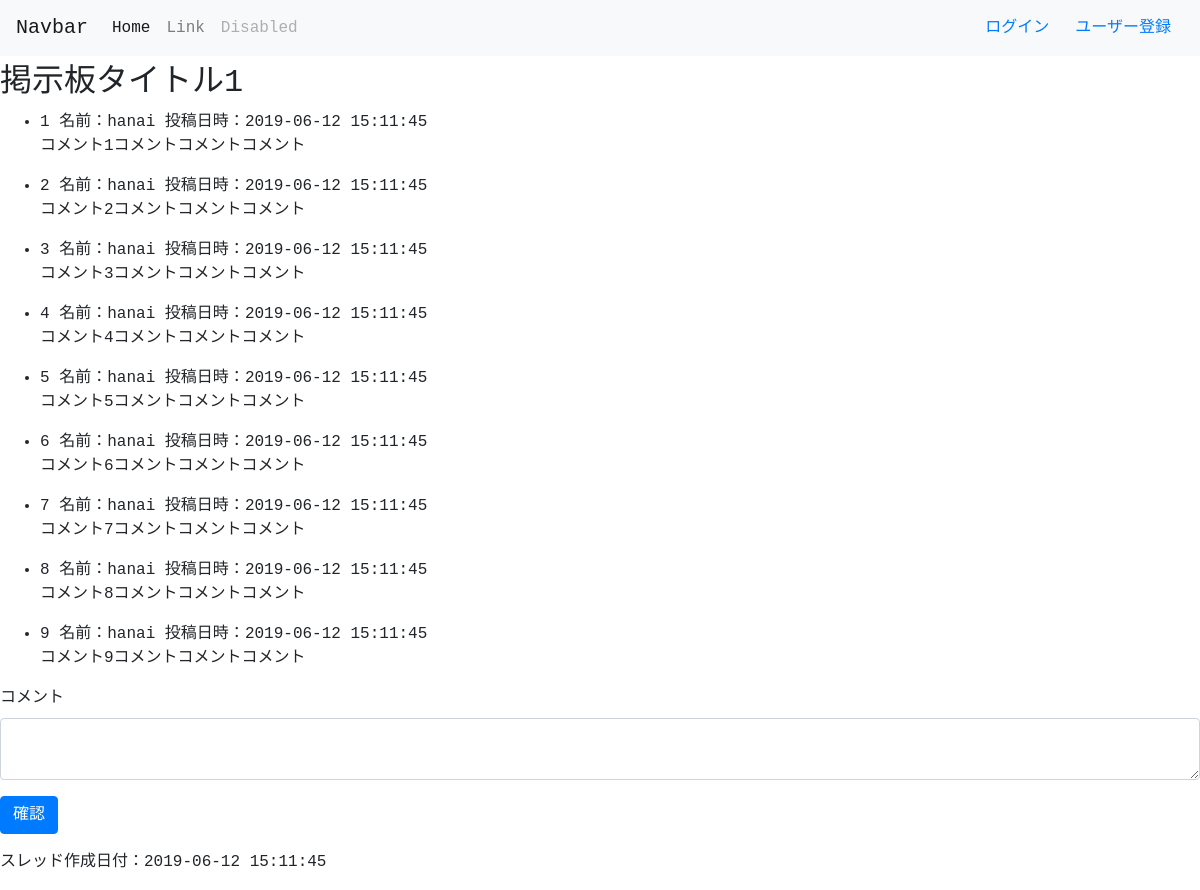
/comment.php?thread_id=1, run on the app's committed database.
### tables this page shows
create table threads (
  id int not null auto_increment primary key,
  user_id int,
  title text,
  delflag tinyint(1) default 0,
  created DATETIME,
  modified DATETIME
);

create table comments (
  id int not null auto_increment primary key,
  thread_id int,
  comment_num int,
  user_id int,
  content text,
  delflag tinyint(1) default 0,
  created DATETIME,
  modified DATETIME
);

create table users (
  id int not null auto_increment primary key,
  username varchar(255),
  email varchar(255),
  password varchar(255),
  delflag tinyint(1) default 0,
  created DATETIME,
  modified DATETIME
);

### config/autoload.php (called while the page is built, shortened)
<?php
spl_autoload_register(function ($class) {
    $prefix = 'Bbs\\';
    if (strpos($class, $prefix) === 0) {
        $className = substr($class, strlen($prefix));
        $classFilePath = '../lib/'.str_replace('\\', '/', $className).'.php';
    }
});

### lib/Model.php (called while the page is built, shortened)
<?php
class Model {
  public function __construct(){
    try {
      $this->db = new \PDO(DSN, DB_USERNAME, DB_PASSWORD);
    } catch (\PDOException $e) {
      echo $e->getMessage();
      exit;
    }
  }
}

### lib/Model/Thread.php (called while the page is built, shortened)
<?php
class Thread extends \Bbs\Model {
  public function getThread($id){
    $stmt = $this->db->prepare("SELECT * FROM threads WHERE id = :id");
    $stmt->bindValue(":id",$id);
    $stmt->execute();
    return $stmt->fetch(\PDO::FETCH_OBJ);
  }
  public function getCommentAll($thread_id){
    $stmt = $this->db->prepare("SELECT comment_num,username,content,comments.created FROM (threads inner join comments on threads.id = comments.thread_id) INNER JOIN  users ON comments.user_id = users.id WHERE threads.id =:thread_id AND comments.delflag = 0 ORDER BY comment_num ASC;");
    $stmt->execute([':thread_id' => $thread_id]);
    return $stmt->fetchAll(\PDO::FETCH_OBJ);
  }
}

### lib/Controller/functions.php (called while the page is built)
<?php
function h($s){
  return htmlspecialchars($s, ENT_QUOTES,'UTF-8');
}

### html/comment.php (the view, shortened to what this page needs)
<?php
require_once(__DIR__ .'/header.php');
$thread_id = $_GET['thread_id'];
$threadApp = new Bbs\Model\Thread();
$thread = $threadApp->getThread($thread_id);
?>
<div class="thread">
  <div class="thread__item">
    <div class="thread__head">
      <h2 class="thread__ttl">
        <?= h($thread->title); ?>
      </h2>
    </div>
    <ul class="thread__body">
    <?php
      $comment = $threadApp->getCommentAll($thread->id);
      foreach($comment as $comment_data):
    ?>
      <li class="comment__item">
        <div class="comment__item__head">
          <span class="comment__item__num"><?= h($comment_data->comment_num); ?></span>
          <span class="comment__item__name">名前：<?= h($comment_data->username); ?></span>
          <span class="comment__item__date">投稿日時：<?= h($comment_data->created); ?></span>
        </div>
        <p class="comment__item__content"><?= h($comment_data->content); ?></p>
    <?php endforeach; ?>
      </li>
    </ul>
    <form action="comment_confirm.php" method="post" class="form-group">
      <div class="form-group">
        <label>コメント</label>
        <textarea type="text" name="content" class="form-control" placeholder=""></textarea>
      </div>
      <div class="form-group">
        <input type="submit" value="確認" class="btn btn-primary">
      </div>
    </form>
    <p class="comment-page thread__date">スレッド作成日付：<?= h($thread->created); ?>
    </p>
  </div>
</div>
<?php
require_once(__DIR__ .'/footer.php');
?>

### html/header.php (shortened to what this page needs)
<!DOCTYPE html>
<html>
<head>
  <link href="https://stackpath.bootstrapcdn.com/bootstrap/4.1.3/css/bootstrap.min.css" rel="stylesheet">
  <link rel="stylesheet" href="https://use.fontawesome.com/releases/v5.8.1/css/all.css">
  <link rel="stylesheet" href="https://cdnjs.cloudflare.com/ajax/libs/meyer-reset/2.0/reset.min.css">
  <link rel="stylesheet" href="./css/styles.css">
</head>
<body>
<header class="sticky-top header">
<nav class="navbar navbar-expand-lg navbar-light bg-light">
  <a class="navbar-brand" href="#">Navbar</a>
  <div class="collapse navbar-collapse" id="navbarTogglerDemo02">
    <ul class="navbar-nav mr-auto mt-2 mt-lg-0">
      <li class="nav-item active">
        <a class="nav-link" href="<?= SITE_URL; ?>/index.php">Home<span class="sr-only">(current)</span></a>
      </li>
      <li class="nav-item">
        <a class="nav-link" href="#">Link</a>
      </li>
      <li class="nav-item">
        <a class="nav-link disabled" href="#">Disabled</a>
      </li>
    </ul>
      <?php if (isset($_SESSION['me'])) {?>
        <form action="logout.php" method="post" id="logout">
            <input type="submit" value="ログアウト">
            <input type="hidden" name="token" value="<?= h($_SESSION['token']); ?>">
        </form>
      <?php } else { ?>
        <li class="btn my-2 my-sm-0"><a href="<?= SITE_URL; ?>/login.php">ログイン</a></li>
        <li class="btn my-2 my-sm-0"><a href="<?= SITE_URL; ?>/signup.php">ユーザー登録</a></li>
      <?php } ?>
  </div>
</nav>
</header>

### html/footer.php (shortened to what this page needs)
</body>
</html>

### html/css/styles.css (style rules this page uses)
:root { --input-padding-x: 1.5rem; --input-padding-y: .75rem; }
body { font-family: 'Courier New', Courier, monospace; }

### data on the page
threads: title "掲示板タイトル1", created "2019-06-12 15:11:45"
comments: comment_num "1", user.username "hanai", created "2019-06-12 15:11:45", content "コメント1コメントコメントコメント"
comments: comment_num "2", user.username "hanai", created "2019-06-12 15:11:45", content "コメント2コメントコメントコメント"
comments: comment_num "3", user.username "hanai", created "2019-06-12 15:11:45", content "コメント3コメントコメントコメント"
comments: comment_num "4", user.username "hanai", created "2019-06-12 15:11:45", content "コメント4コメントコメントコメント"
comments: comment_num "5", user.username "hanai", created "2019-06-12 15:11:45", content "コメント5コメントコメントコメント"
comments: comment_num "6", user.username "hanai", created "2019-06-12 15:11:45", content "コメント6コメントコメントコメント"
comments: comment_num "7", user.username "hanai", created "2019-06-12 15:11:45", content "コメント7コメントコメントコメント"
comments: comment_num "8", user.username "hanai", created "2019-06-12 15:11:45", content "コメント8コメントコメントコメント"
comments: comment_num "9", user.username "hanai", created "2019-06-12 15:11:45", content "コメント9コメントコメントコメント"
